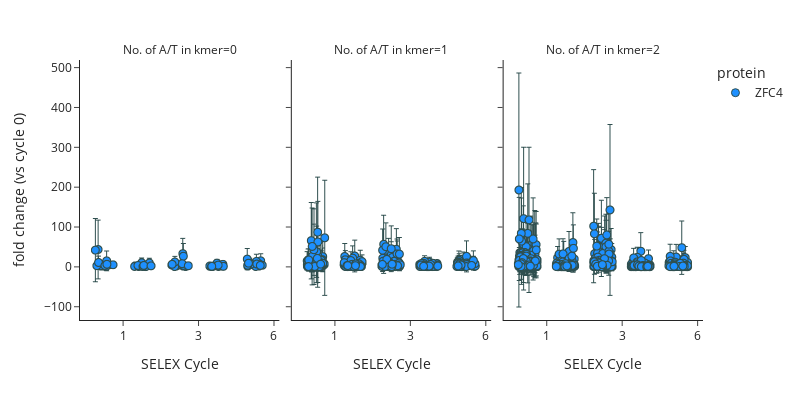

The notebook cell this image was saved under:
### Markdown cell above
## Visualise the fold change (vs cycle 0) of relatively GC-rich 5-mers

### Code cell
import plotly.io as pio
import plotly.express as px
import plotly.offline as py

fig = px.scatter(melt_fold_change_mean[(melt_fold_change_mean["AT"].isin([0,1,2])) & (melt_fold_change_mean["cycle"]!=0)], 
                 facet_col="AT", x="cycle_", y="value", color="protein", 
                 error_y="value_std", template='simple_white',
                 category_orders={"protein": ["None", "ZFC4"],
                                  "AT": [0,1,2]},
                 color_discrete_sequence=["grey", "dodgerblue"],
                 width=800, height=400, custom_data=["kmer"],
                 labels={
                     "cycle_": "SELEX Cycle",
                     "value": "fold change (vs cycle 0)",
                     "AT": "No. of A/T in kmer"
                 })
fig.update_traces(marker=dict(size=8, line=dict(color='DarkSlateGrey', width=1)),
                  selector=dict(mode='markers'), 
                  error_y=dict(thickness=1, width=2, color='DarkSlateGrey'),
                  hovertemplate="<br>".join([                      
                      "Fold change (vs cycle 0): %{y:.3f}",
                      "kmer: %{customdata[0]}",
                  ]))
fig.for_each_xaxis(lambda xaxis: xaxis.update(dict(
                      tickmode = 'array',
                      tickvals = [2.5,4.5,6.5],
                      ticktext = ['1', '3', '6']
                  )))
fig.update_layout(
    hoverlabel=dict(
        bgcolor="white",
        font_size=16,
    )
    #,
    #yaxis=dict(range=[-5,20.5])
)
fig.show()

### Figure 1 — Plotly figure (JSON) as saved in the notebook; plotly's stock layout.template omitted (floating-point values rounded to 4 significant figures; data arrays with more than 128 entries replaced by an {"elided": "..."} marker saying what was removed)
{"data": [{"customdata": [["CCCCC"], ["CCCCG"], ["CCCGC"], ["CCCGG"], ["CCGCC"], ["CCGCG"], ["CCGGC"], ["CGCCC"], ["CGCCG"], ["CGCGC"], ["CGGCC"], ["CGGGC"], ["GCCCC"], ["GCCGC"], ["GCGCC"], ["GGCCC"], ["CCCCC"], ["CCCCG"], ["CCCGC"], ["CCCGG"], ["CCGCC"], ["CCGCG"], ["CCGGC"], ["CGCCC"], ["CGCCG"], ["CGCGC"], ["CGGCC"], ["CGGGC"], ["GCCCC"], ["GCCGC"], ["GCGCC"], ["GGCCC"], ["CCCCC"], ["CCCCG"], ["CCCGC"], ["CCCGG"], ["CCGCC"], ["CCGCG"], ["CCGGC"], ["CGCCC"], ["CGCCG"], ["CGCGC"], ["CGGCC"], ["CGGGC"], ["GCCCC"], ["GCCGC"], ["GCGCC"], ["GGCCC"], ["CCCCC"], ["CCCCG"], ["CCCGC"], ["CCCGG"], ["CCGCC"], ["CCGCG"], ["CCGGC"], ["CGCCC"], ["CGCCG"], ["CGCGC"], ["CGGCC"], ["CGGGC"], ["GCCCC"], ["GCCGC"], ["GCGCC"], ["GGCCC"], ["CCCCC"], ["CCCCG"], ["CCCGC"], ["CCCGG"], ["CCGCC"], ["CCGCG"], ["CCGGC"], ["CGCCC"], ["CGCCG"], ["CGCGC"], ["CGGCC"], ["CGGGC"], ["GCCCC"], ["GCCGC"], ["GCGCC"], ["GGCCC"]], "error_y": {"array": [6.192, 73.66, 5.27, 79.31, 1.063, 1.693, 7.318, 3.738, 7.345, 3.658, 0.2932, 5.704, 15.89, 4.188, 24.71, 8.674, 2.301, 11.97, 1.886, 12.04, 0.3192, 0.3428, 1.891, 1.059, 1.843, 0.8855, 0.1038, 1.692, 4.357, 0.9257, 3.847, 2.819, 4.633, 38.22, 4.763, 31.96, 0.8803, 0.8969, 5.546, 2.992, 3.919, 2.359, 0.2458, 4.009, 9.67, 3.382, 14.05, 7.518, 0.8075, 9.452, 1.149, 5.905, 0.2914, 0.7929, 1.481, 0.6082, 2.362, 1.413, 0.04446, 1.076, 1.266, 0.9132, 3.828, 1.011, 1.115, 4.937, 4.992, 17.82, 1.371, 9.976, 11.52, 4.025, 26.6, 18.17, 0.05261, 8.244, 2.821, 8.413, 10.16, 2.669], "color": "DarkSlateGrey", "thickness": 1, "width": 2}, "hovertemplate": "Fold change (vs cycle 0): %{y:.3f}<br>kmer: %{customdata[0]}", "legendgroup": "ZFC4", "marker": {"color": "dodgerblue", "line": {"color": "DarkSlateGrey", "width": 1}, "size": 8, "symbol": "circle"}, "mode": "markers", "name": "ZFC4", "showlegend": true, "type": "scattergl", "x": [2.138, 1.838, 1.858, 1.765, 1.916, 2.0, 1.924, 1.914, 2.235, 1.804, 2.049, 2.015, 1.85, 2.02, 2.066, 2.072, 2.821, 2.996, 2.83, 3.2, 2.995, 3.102, 2.875, 2.996, 2.88, 2.808, 2.913, 2.959, 2.896, 3.031, 3.052, 3.244, 3.795, 4.088, 4.027, 4.103, 4.099, 4.161, 3.98, 4.211, 3.831, 3.917, 3.871, 4.101, 4.07, 4.234, 3.876, 3.804, 5.116, 4.995, 4.869, 5.153, 4.809, 4.881, 4.805, 5.035, 4.984, 4.886, 4.849, 5.161, 5.032, 5.164, 5.027, 4.858, 5.81, 6.166, 5.94, 6.157, 6.113, 6.115, 5.865, 6.199, 5.799, 6.042, 6.024, 5.902, 5.81, 6.052, 5.832, 6.145], "xaxis": "x", "y": [5.237, 43.58, 4.463, 42.01, 1.827, 1.501, 5.797, 3.1, 5.285, 2.959, 0.823, 4.329, 11.06, 3.419, 15.08, 6.553, 2.573, 10.27, 2.271, 9.711, 1.273, 0.5688, 2.134, 1.212, 2.029, 1.141, 0.9727, 1.729, 3.555, 1.107, 3.635, 2.57, 4.74, 33.19, 4.575, 26.84, 1.825, 0.91, 5.043, 2.613, 3.791, 2.181, 0.8299, 3.723, 8.053, 2.814, 12.26, 6.442, 1.668, 9.397, 1.821, 6.454, 1.29, 0.9241, 2.246, 1.007, 2.736, 1.68, 0.9981, 1.428, 1.589, 1.413, 4.508, 1.367, 1.866, 8.072, 5.269, 15.13, 2.093, 7.608, 9.99, 3.984, 19.52, 13.65, 0.9849, 6.948, 4.155, 7.166, 9.296, 3.715], "yaxis": "y"}, {"customdata": {"elided": "400x1 str values"}, "error_y": {"array": {"elided": "400 float values"}, "color": "DarkSlateGrey", "thickness": 1, "width": 2}, "hovertemplate": "Fold change (vs cycle 0): %{y:.3f}<br>kmer: %{customdata[0]}", "legendgroup": "ZFC4", "marker": {"color": "dodgerblue", "line": {"color": "DarkSlateGrey", "width": 1}, "size": 8, "symbol": "circle"}, "mode": "markers", "name": "ZFC4", "showlegend": false, "type": "scattergl", "x": {"elided": "400 float values"}, "xaxis": "x2", "y": {"elided": "400 float values"}, "yaxis": "y2"}, {"customdata": {"elided": "800x1 str values"}, "error_y": {"array": {"elided": "800 float values"}, "color": "DarkSlateGrey", "thickness": 1, "width": 2}, "hovertemplate": "Fold change (vs cycle 0): %{y:.3f}<br>kmer: %{customdata[0]}", "legendgroup": "ZFC4", "marker": {"color": "dodgerblue", "line": {"color": "DarkSlateGrey", "width": 1}, "size": 8, "symbol": "circle"}, "mode": "markers", "name": "ZFC4", "showlegend": false, "type": "scattergl", "x": {"elided": "800 float values"}, "xaxis": "x3", "y": {"elided": "800 float values"}, "yaxis": "y3"}], "layout": {"annotations": [{"font": {}, "showarrow": false, "text": "No. of A/T in kmer=0", "x": 0.16, "xanchor": "center", "xref": "paper", "y": 1, "yanchor": "bottom", "yref": "paper"}, {"font": {}, "showarrow": false, "text": "No. of A/T in kmer=1", "x": 0.5, "xanchor": "center", "xref": "paper", "y": 1, "yanchor": "bottom", "yref": "paper"}, {"font": {}, "showarrow": false, "text": "No. of A/T in kmer=2", "x": 0.84, "xanchor": "center", "xref": "paper", "y": 1, "yanchor": "bottom", "yref": "paper"}], "height": 400, "hoverlabel": {"bgcolor": "white", "font": {"size": 16}}, "legend": {"title": {"text": "protein"}, "tracegroupgap": 0}, "margin": {"t": 60}, "width": 800, "xaxis": {"anchor": "y", "domain": [0, 0.32], "tickmode": "array", "ticktext": ["1", "3", "6"], "tickvals": [2.5, 4.5, 6.5], "title": {"text": "SELEX Cycle"}}, "xaxis2": {"anchor": "y2", "domain": [0.34, 0.66], "matches": "x", "tickmode": "array", "ticktext": ["1", "3", "6"], "tickvals": [2.5, 4.5, 6.5], "title": {"text": "SELEX Cycle"}}, "xaxis3": {"anchor": "y3", "domain": [0.68, 1.0], "matches": "x", "tickmode": "array", "ticktext": ["1", "3", "6"], "tickvals": [2.5, 4.5, 6.5], "title": {"text": "SELEX Cycle"}}, "yaxis": {"anchor": "x", "domain": [0, 1], "title": {"text": "fold change (vs cycle 0)"}}, "yaxis2": {"anchor": "x2", "domain": [0, 1], "matches": "y", "showticklabels": false}, "yaxis3": {"anchor": "x3", "domain": [0, 1], "matches": "y", "showticklabels": false}}}
